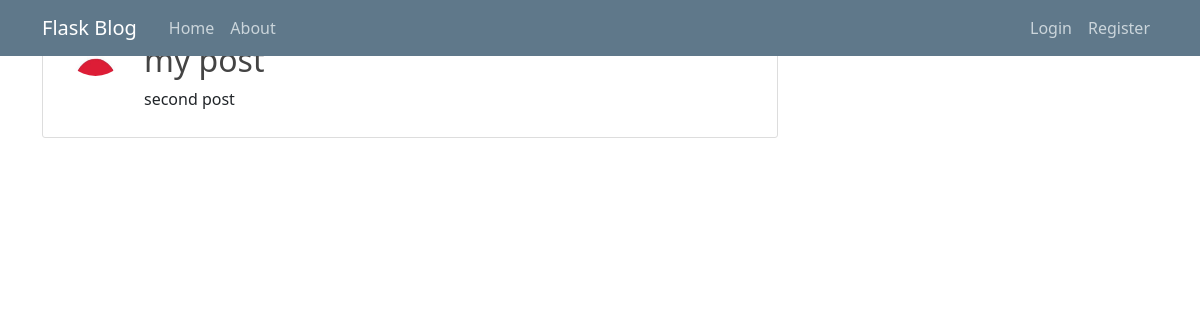
The page /post/2 on the database as committed earlier.
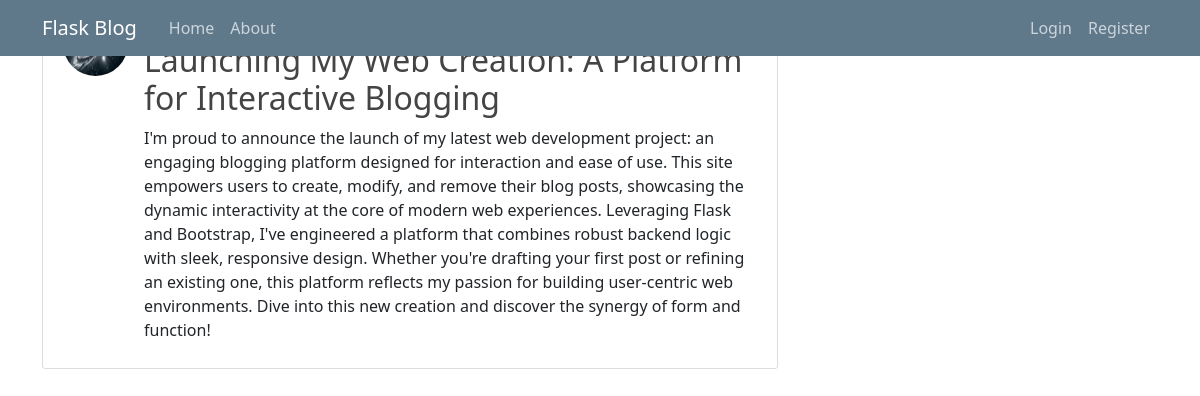
The same page on the database as committed later.
### app/models.py (models this page shows, shortened)
class Posts(db.Model):
    id = db.Column(db.Integer, primary_key=True)
    title = db.Column(db.String(20), nullable=False)
    date_posted = db.Column(db.DateTime, nullable=False, default=datetime.utcnow)
    content = db.Column(db.Text, nullable=False)
    user_id = db.Column(db.Integer, db.ForeignKey('user.id'),nullable=False)

### app/posts/routes.py (the view)
@posts.route("/post/<int:post_id>")# type: ignore
def post(post_id):# type: ignore
    post = Posts.query.get_or_404(post_id)# type: ignore
    return render_template('post.html', title=post.title, post=post)

### app/templates/post.html (shortened to what this page needs)
{% extends "layout.html" %}
{% block content %}
    <article class="media content-section">
        <div class="media-body">
        <div class="article-metadata">
            <a class="mr-2" href="{{ url_for('users.user_post', username=post.author.username)}}">{{ post.author.username }}</a>
            <small class="text-muted">{{ post.date_posted.strftime('%d-%m-%Y %H:%M') }}</small>
        </div>
        <h2 class="article-title">{{ post.title }}</h2>
        <p class="article-content">{{ post.content }}</p>
        </div>
    </article>
{% endblock content %}

Rows that differ between the two databases and show on the page:
changed Posts: title "my post" → "Launching My Web Creation: A Platform for Interactive Blogging"; content "second post" → "I'm proud to announce the launch of my latest web development project: an engaging blogging platform designed for interaction and ease of use. This site empowers users to create, modify, and remove their blog posts, showcasing the dynamic interactivity at the core of modern web experiences. Leveraging Flask and Bootstrap, I've engineered a platform that combines robust backend logic with sleek, responsive design. Whether you're drafting your first post or refining an existing one, this platform reflects my passion for building user-centric web environments. Dive into this new creation and discover the synergy of form and function!"
